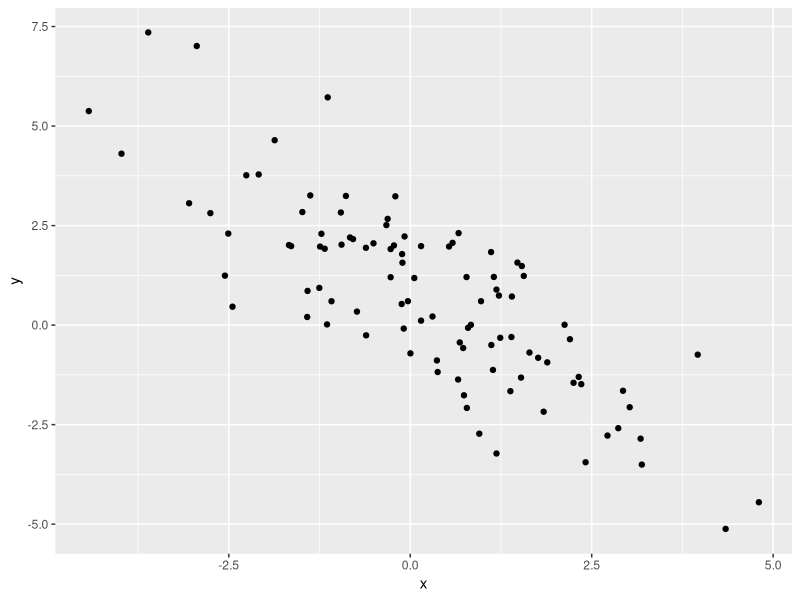
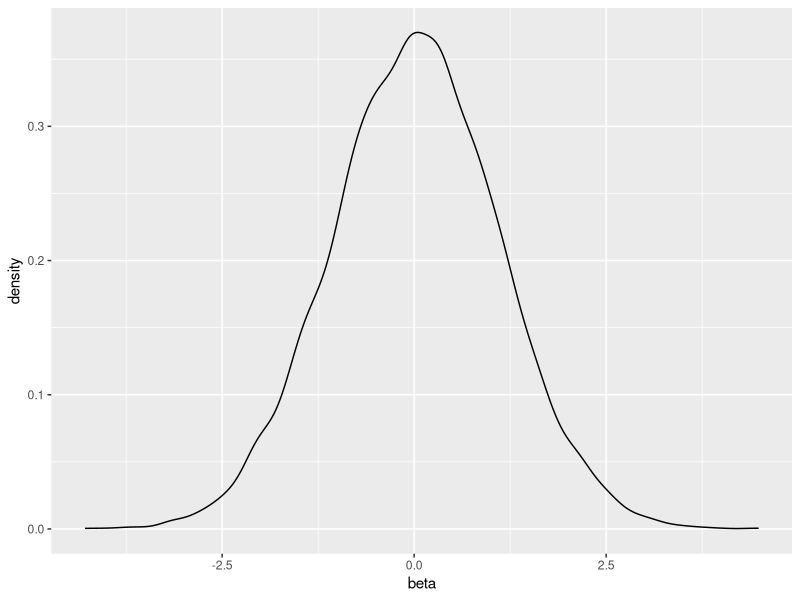

The R source for these figures, in order:
## ---- chunk 1
#load packages
knitr::opts_chunk$set(echo = TRUE)
library(tidyverse)
## ---- chunk 2
#import data and examine relationship between x & y
data <- read.csv("HW10.csv", row.names=1)
data %>%
  ggplot(aes(x=x, y=y)) +
  geom_point()
## ---- chunk 3
#for reference
lm_data <- lm(y~x, data)
## ---- chunk 4
#sample size
n <- length(data$x)

#theta_hat computation
X <- matrix(c(rep(1, 100), data$x), nrow=100, ncol=2)
theta_hat <- solve(t(X)%*%X)%*%t(X)%*%data$y

#residuals
resid <- data$y-X%*%theta_hat

#unbiased estimator of variance of the random errors
sigma_hat <- sum(resid^2)/(n-2)

#estimate of variance of the random errors
var_theta_hat <- sigma_hat*solve(t(X)%*%X)
## ---- chunk 5
#dummy vector to store output of bootstrap
boot <- vector()

#sample with replacement from original data
nboot <- 10000
for(k in 1:nboot){
 data.sample <- data %>%
    sample_n(100, replace = T)
 
 x_star <- data.sample$x
 y_star <- data.sample$y
   
  X_star <- matrix(c(rep(1, 100), x_star), nrow=100, ncol=2)
  theta_hat_star <- solve(t(X_star)%*%X_star)%*%t(X_star)%*%y_star
  resid_star <- y_star-X_star%*%theta_hat_star
  sigma_hat_star <- sum(resid_star^2)/(n-2)
  var_theta_hat_star <- sigma_hat_star*solve(t(X_star)%*%X_star)
  
  #z_k (i.e. normalized beta estimate for kth bootstrap sample)
  boot[k] <- (theta_hat_star[2]-theta_hat[2])/sqrt(var_theta_hat_star[2, 2])
}

#plot of bootstrap sampling distribution of normalized beta
data.frame(beta=boot) %>% 
  ggplot(aes(beta)) +
  geom_density()
## ---- chunk 6
theta_hat[2]-sqrt(var_theta_hat)[2,2]*quantile(boot, c(.975, .025))
confint(lm_data)[2,]
